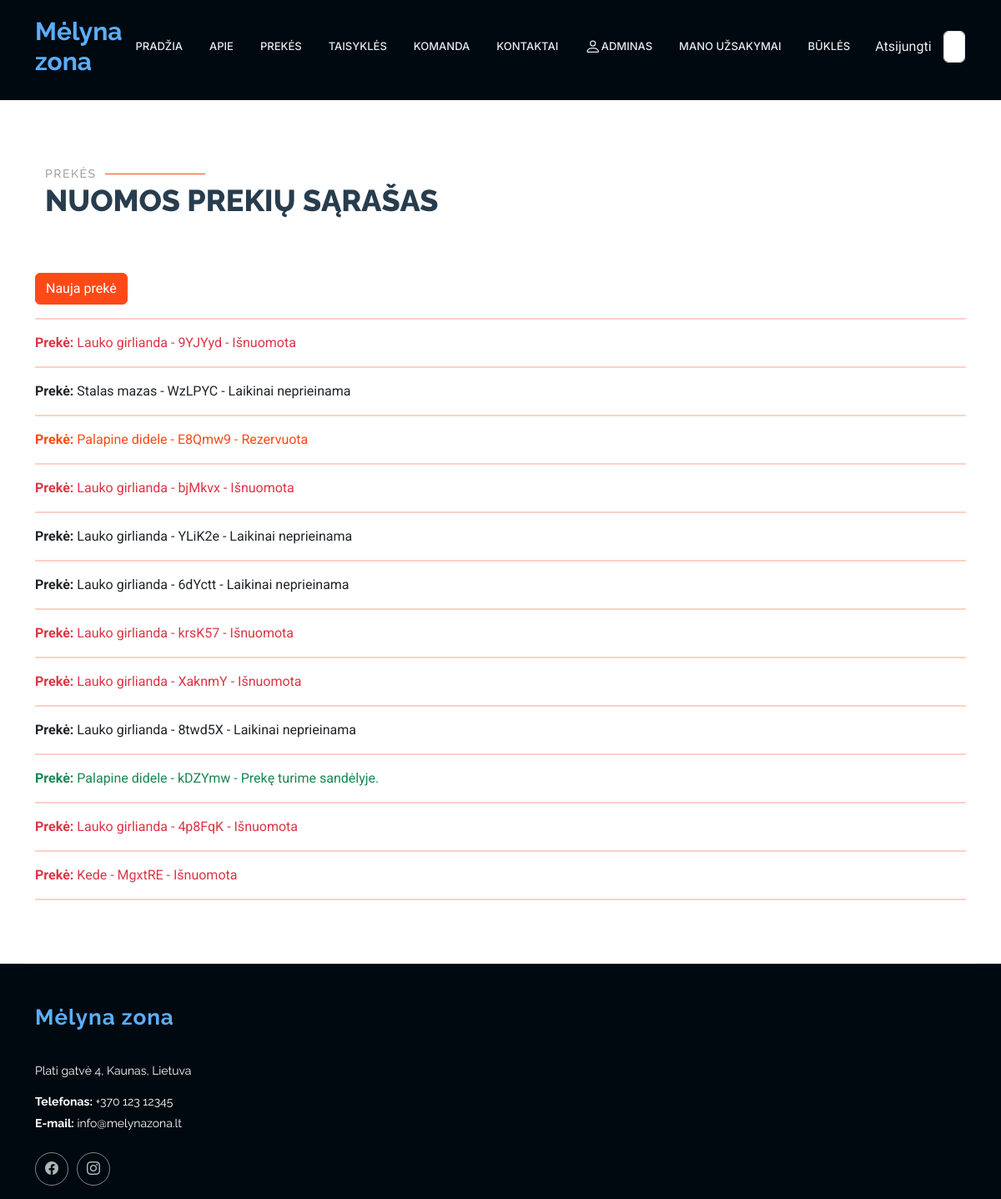
Page /rent/statuses/ (signed in) on the earlier database version.
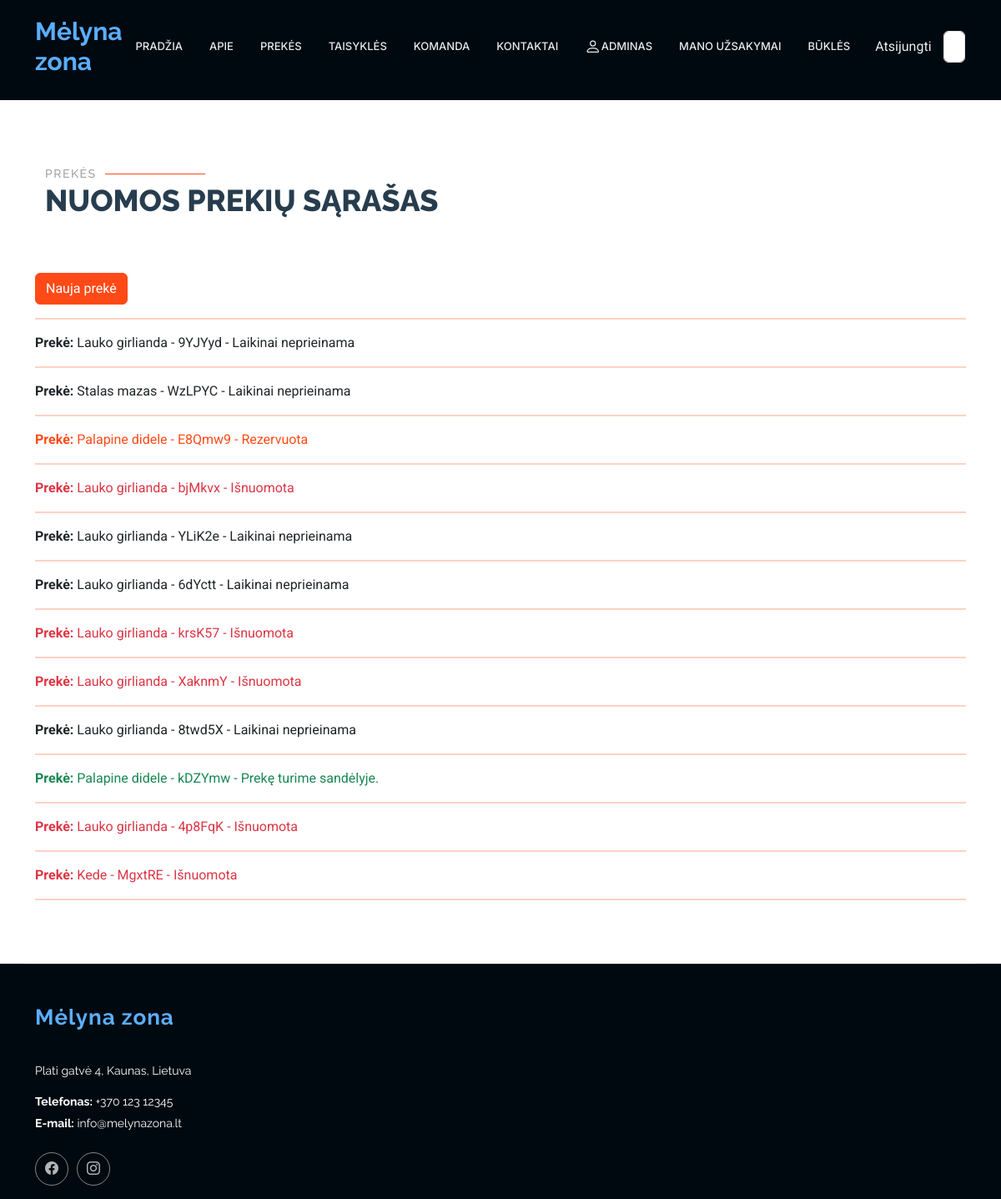
Same page on the later database version.
### rent/models.py (models this page shows, shortened)
class Status(models.Model):
    uuid = ShortUUIDField(help_text='Unikalus ID vienodams produktams')
    product = models.ForeignKey(to="Product", null=True, blank=True, on_delete=models.CASCADE, verbose_name="Produktas", related_name="product_status")
    is_available = models.BooleanField(default=True)
    customer = models.ForeignKey(to=User, null=True, blank=True, on_delete=models.SET_NULL, verbose_name="Klientas")
    reservations = models.ForeignKey(to="Reservation", on_delete=models.SET_NULL, null=True, blank=True, related_name="status_reservations")
    LOAN_STATUS = (
        ('n', 'Laikinai neprieinama'),
        ('i', 'Išnuomota'),
        ('g', 'Prekę turime sandėlyje.'),
        ('r', 'Rezervuota'),
    )
    condition = models.CharField(max_length=1, choices=LOAN_STATUS, blank=True, default="a", verbose_name="Būsena")
    class Meta:
        ordering = ['due_date']
        verbose_name = "Produkto būsena"
        verbose_name_plural = "Produktų būsenos"
        ordering = ['-pk']
    def __str__(self):
        return f"{str(self.uuid)[:6]} - {self.get_condition_display()}"

class Product(models.Model):
    name = models.CharField(verbose_name="Pavadinimas", max_length=100)
    description = HTMLField(verbose_name="Aprašymas", max_length=1000, help_text='Trumpas produkto aprašymas', null=True, blank=True, default="")
    inv_no = models.CharField(verbose_name="Invenorizacijos numeris", max_length=100, null=True, blank=True, unique=True,
                              help_text="Veskite invenorizacijos numerį")
    quantity = models.IntegerField(verbose_name="Kiekis", null=True, blank=True, help_text="Kiekis")
    group = models. ForeignKey(to="Group", on_delete=models.SET_NULL, null=True, blank=True, verbose_name="Produktų grupės", help_text="Parinkite kokia grupei priklauso produktas")
    cover = models.ImageField(verbose_name="Paveikslėlis", upload_to='covers', null=True, blank=True)
    class Meta:
        verbose_name = "Prouktas"
        verbose_name_plural = "Produktai"
        ordering = ['inv_no']

### rent/views.py (the view)
# urls.py: path('statuses/', views.StatusListView.as_view(), name='statuses'),
class StatusListView(LoginRequiredMixin, UserPassesTestMixin, generic.ListView):
     model = Status
     template_name = "statuses.html"
     context_object_name = "statuses"
     def test_func(self):
         return self.request.user.profile.is_employee

### rent/templates/statuses.html (shortened to what this page needs)
{% extends "base2.html" %}
{% load i18n %}
{% load static %}
{% block "content" %}
<section id="my_products" class="services section">
    <div class="container" data-aos="fade-up" data-aos-delay="100">
        <div class="container section-title" data-aos="fade-up">
            <h2>Prekės</h2>
            <p>Nuomos prekių sąrašas<br></p>
        </div>
        <a class="btn btn-primary register-button" style="background-color: #ff4a17; border-color: #ff4a17;" href="{% url 'status_new' %}">Nauja prekė</a>
        <hr style="border: none; height: 2px; background-color: #ff4a17;"/>
        {% for status in statuses %}
        <a href="{% url 'single_status' status.pk %}"><p class="{% if status.condition == 'i' %}text-danger{% elif status.condition == 'g' %}text-success
    {% elif status.condition == 'n' %}text-dark{% endif %}">
            <strong>Prekė:</strong> {{ status.product.name }} - {{ status }}</p></a>
        <hr style="border: none; height: 2px; background-color: #ff4a17;"/>
        {% endfor %}
    </div>
</section>
{% endblock %}

Differences in the rows shown:
changed Status: condition "i" → "n" (drawn); uuid+condition "9YJYyd - Išnuomota" → "9YJYyd - Laikinai neprieinama"
